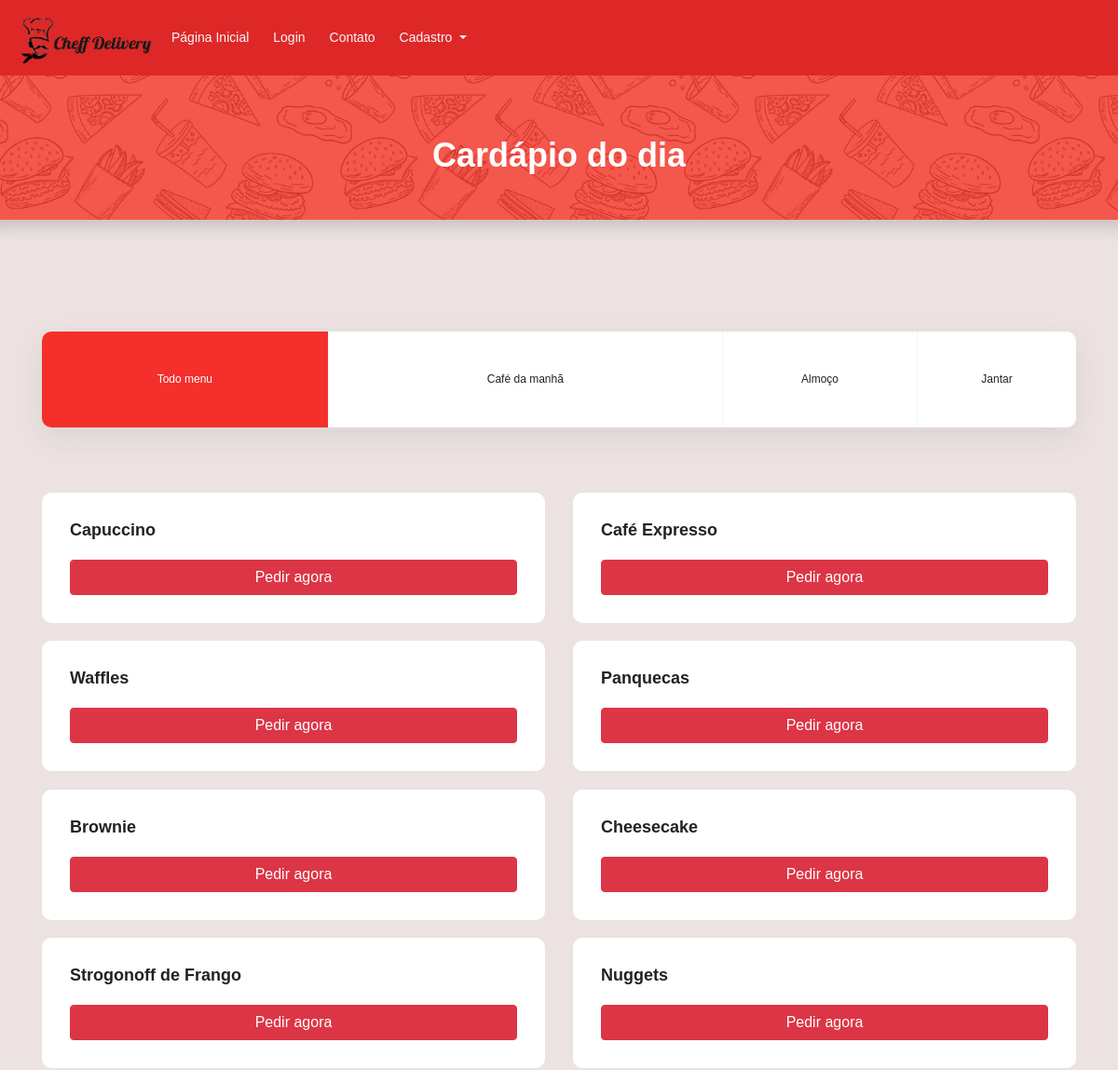
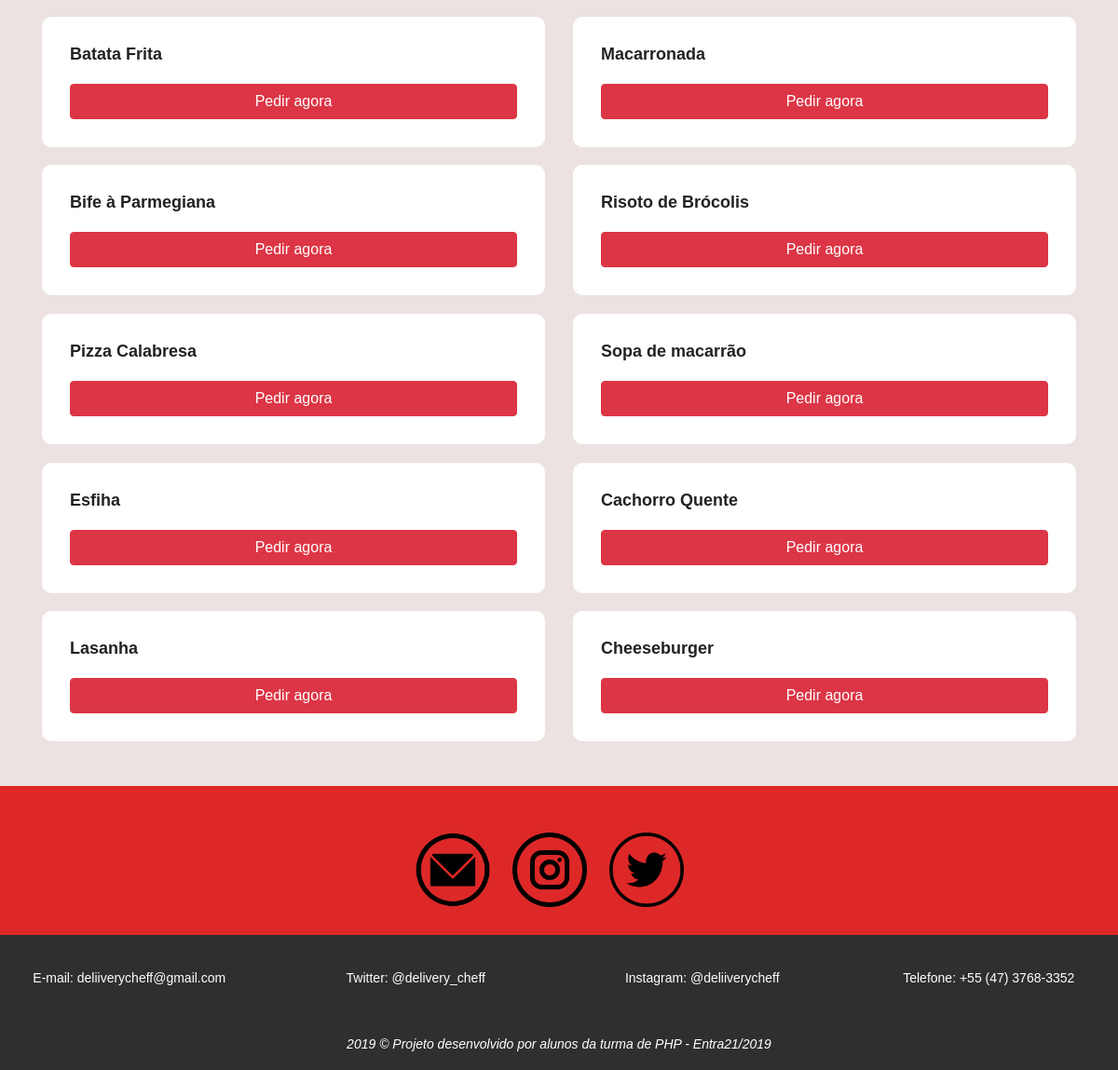
Page /cardapio.php on the committed database (2 pictures, top to bottom).
### tables this page shows
CREATE TABLE `cardapio_dia` (
  `id_cardapio` int(11) NOT NULL,
  `nome_comida` varchar(255) NOT NULL,
  `categoria_comida` enum('cafe_manha','almoco','jantar') NOT NULL,
  `data_cardapio` datetime NOT NULL,
  `excluido` enum('sim','nao') NOT NULL
);

### cardapio.php (the view, shortened to what this page needs)
<?php
require_once"include/conexao.php";
$lista = "SELECT * FROM cardapio_dia";
$queryCardapio = mysqli_query($con, $lista);
$lista = mysqli_fetch_all($queryCardapio, MYSQLI_ASSOC);
?>
<!DOCTYPE html>
<html lang="pt-br">
<head>
	<link rel="stylesheet" href="https://stackpath.bootstrapcdn.com/bootstrap/4.3.1/css/bootstrap.min.css">
	<link rel="stylesheet" type="text/css" href="media/css/estilos.css">
	<link rel="stylesheet" href="css/linearicons.css">
	<link rel="stylesheet" href="media/css/main.css">
</head>
<body >
	<?php
	require_once "header.php";
	?>
	<div class="row">
		<div class="shadow" style="  background-color: #f2392c ;
		background-image: url('media/images/food-pattern.png');
		min-height: 100px;
		min-width: 100%;
		background-size: 30%;
		background-position: center 1050px;">
		<div class="text-center my-5" >
			<h1 class="text-white pt-3">Cardápio do dia</h1>
		</div>
	</div>
</div>
<section class="menu-area " id="menu" style="padding-top:120px;background-color: rgb(235, 226, 225)!important; ">
	<div class="container">
		<ul class="filter-wrap filters col-lg-12 no-padding">
			<li class="active" data-filter="*">Todo menu</li>
			<li data-filter=".cafe_manha">Café da manhã</li>
			<li data-filter=".almoco">Almoço</li>
			<li data-filter=".jantar">Jantar</li>
		</ul>
		<div class="filters-content pb-5">
			<div class="row grid">
				<?php foreach ($lista as $item) { ?>
					<?php if (utf8_encode($item['categoria_comida']) == 'cafe_manha'){ ?>
						<div class="col-md-6 all cafe_manha">
							<div class="single-menu">
								<div class="title-wrap d-flex justify-content-between">
									<h4><?=utf8_encode($item['nome_comida'])?></h4>
								</div>
								<?php if (!isset($_SESSION['logado']) || $_SESSION['logado'] == false) { ?>
									<a href="erros7.php" class="btn btn-danger col-md-12">Pedir agora</a>
								<?php } ?>
							</div>
						</div>
					<?php } ?>
					<?php if (utf8_encode($item['categoria_comida'])== 'almoco') { ?>
						<div class="col-md-6 all almoco">
							<div class="single-menu">
								<div class="title-wrap d-flex justify-content-between">
									<h4><?=utf8_encode($item['nome_comida'])?></h4>
								</div>
								<?php if (!isset($_SESSION['logado']) || $_SESSION['logado'] == false) { ?>
									<a href="erros7.php" class="btn btn-danger col-md-12">Pedir agora</a>
								<?php } ?>
							</div>
						</div>
					<?php } ?>
					<?php if (utf8_encode($item['categoria_comida']) == 'jantar' ){ ?>
						<div class="col-md-6 all jantar">
							<div class="single-menu">
								<div class="title-wrap d-flex justify-content-between">
									<h4><?=utf8_encode($item['nome_comida'])?></h4>
								</div>
								<?php if (!isset($_SESSION['logado']) || $_SESSION['logado'] == false) { ?>
									<a href="erros7.php" class="btn btn-danger col-md-12">Pedir agora</a>
								<?php } ?>
							</div>
						</div>
					<?php } ?>
				<?php } ?>
			</div>
		</div>
	</div>
</section>
<center>
  <div class="redes-sociais" style="background-color: #de2828;">
    <div class="container">
      <a href="https://mail.google.com/mail/u/0/#inbox?compose=DmwnWrRmTgXbBSZDhPSBJsPLwHzgBPqskCzpPtNTPhwSkgLdBBXnbmRScSHtKdnmsdqlgZFHsnsQ"><img src="media/images/email.png" alt="email" title="email" class="icones"></a>
      <a href="https://www.instagram.com/deliiverycheff/?hl=pt-br"><img src="media/images/instagram.png" alt="instagram" title="instagram" id="instagram " class="icones"></a>
      <a href="https://twitter.com/delivery_cheff"><img src="media/images/twitter.png" alt="twitter" title="twitter" class="icones"></a>
    </center>
<footer>
 <div class="footer-item">
  <div class="row">
    <a href="https://mail.google.com/mail/u/0/#inbox?compose=DmwnWsTJtrnhxXwfpDgvhvzGsLRlLgjHgjcfzcQFCTNqvbqkMSDXnPTwMNHPSkbjVnnrBWWPBfJq" class="col-sm-12 col-md-3">E-mail: deliiverycheff@gmail.com</a>
    <a href="https://twitter.com/delivery_cheff" class="col-sm-12 col-md-3">Twitter: @delivery_cheff </a>
    <a href="https://www.instagram.com/deliiverycheff/?hl=pt-br"class="col-sm-12 col-md-3">Instagram: @deliiverycheff</a>
    <a href=""class="col-sm-12 col-md-3">Telefone: +55 (47) 3768-3352</a>
  </div>
</div>
<div id="negrito" class="mt-4">
  <p class="mt-5 font-italic">2019 &copy; <strong>Projeto desenvolvido por alunos da turma de PHP - Entra21/2019</strong></p>
</div>
</footer>
</body>
</html>

### media/css/estilos.css (style rules this page uses)
* { font-family: arial !important; }
.redes-sociais { height: 160px; width: 100%; }
.icones { width: 80px; height: 80px; margin-top: 50px; margin-right: 20px; }
footer { background-color: rgba(47, 47, 47); overflow: hidden; height: 145px; }
.footer-item { margin-top: 35px; color: white; text-align: center; width: 100%: }
.footer-item a { color: white; text-decoration: none; }
#negrito { text-align: center; color: white; margin-top: 10px; }

### media/css/main.css (style rules this page uses)
body { color:#777;font-family:"Poppins",sans-serif;font-size:14px;font-weight:300;line-height:1.625em;position:relative }
ol,ul { margin:0;padding:0;list-style:none }
a { -webkit-transition:all 0.3s ease 0s;-moz-transition:all 0.3s ease 0s;-o-transition:all 0.3s ease 0s;transition:all 0.3s ease 0s }
a,a:focus,a:hover { text-decoration:none;outline:0 }
h1,h2,h3,h4,h5,h6 { font-family:"Poppins",sans-serif;color:#222;line-height:1.2em !important;margin-bottom:0;margin-top:0;font-weight:600 }
h1,.h1 { font-size:36px }
h4,.h4 { font-size:18px }
.text-white { color:#fff }
.text-center { text-align:center }
.no-padding { padding:0 }
h1 { font-size:36px }
h4 { font-size:18px }
h1,h2,h3,h4,h5,h6 { line-height:1.5em }
.menu-area { background:#f9f9ff }
.filter-wrap { background:#fff;border-radius:10px;box-shadow:0px 10px 30px 0px rgba(153,153,153,0.2) }
.menu-area .filters { text-align:center }
.menu-area .filters { padding:0;overflow:hidden }
.filter-wrap { display:table }
.filter-wrap li { display:table-cell;border-right:1px solid #edf6ff }
.filter-wrap li:last-child { border:none }
.menu-area .filters li { padding:40px 0px;max-width:184px;cursor:pointer;position:relative;color:#222;font-size:12px;font-weight:500 }
.menu-area .filters li:last-child { border-right:none }
.menu-area .filters li.active { color:#fff;background:#f42f2c }
.menu-area .filters-content { margin-top:50px }
.single-menu { background:#fff;border-radius:10px;padding:30px;margin-top:20px }
.single-menu .title-wrap { margin-bottom:20px }

### rows in the picture
cardapio_dia: nome_comida "Capuccino", shows "Pedir agora"
cardapio_dia: nome_comida "Café Expresso", shows "Pedir agora"
cardapio_dia: nome_comida "Waffles", shows "Pedir agora"
cardapio_dia: nome_comida "Panquecas", shows "Pedir agora"
cardapio_dia: nome_comida "Brownie", shows "Pedir agora"
cardapio_dia: nome_comida "Cheesecake", shows "Pedir agora"
cardapio_dia: nome_comida "Strogonoff de Frango", shows "Pedir agora"
cardapio_dia: nome_comida "Nuggets", shows "Pedir agora"
cardapio_dia: nome_comida "Batata Frita", shows "Pedir agora"
cardapio_dia: nome_comida "Macarronada", shows "Pedir agora"
cardapio_dia: nome_comida "Bife à Parmegiana", shows "Pedir agora"
cardapio_dia: nome_comida "Risoto de Brócolis", shows "Pedir agora"
cardapio_dia: nome_comida "Pizza Calabresa", shows "Pedir agora"
cardapio_dia: nome_comida "Sopa de macarrão", shows "Pedir agora"
cardapio_dia: nome_comida "Esfiha", shows "Pedir agora"
cardapio_dia: nome_comida "Cachorro Quente", shows "Pedir agora"
cardapio_dia: nome_comida "Lasanha", shows "Pedir agora"
cardapio_dia: nome_comida "Cheeseburger", shows "Pedir agora"
